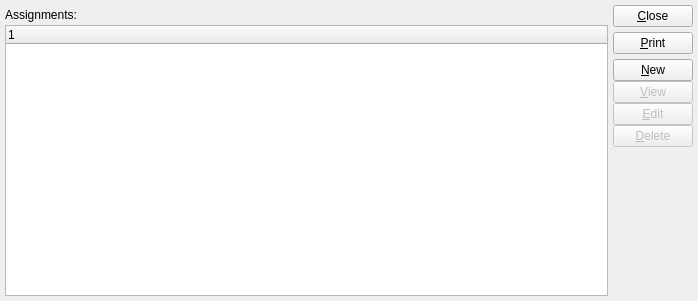
<?xml version="1.0" encoding="UTF-8"?>
<ui version="4.0">
 <comment>This file is part of the xTuple ERP: PostBooks Edition, a free and
open source Enterprise Resource Planning software suite,
Copyright (c) 1999-2018 by OpenMFG LLC, d/b/a xTuple.
It is licensed to you under the Common Public Attribution License
version 1.0, the full text of which (including xTuple-specific Exhibits)
is available at www.xtuple.com/CPAL.  By using this software, you agree
to be bound by its terms.</comment>
 <class>pricingScheduleAssignments</class>
 <widget class="QWidget" name="pricingScheduleAssignments">
  <property name="geometry">
   <rect>
    <x>0</x>
    <y>0</y>
    <width>698</width>
    <height>301</height>
   </rect>
  </property>
  <property name="windowTitle">
   <string>Pricing Schedule Assignments</string>
  </property>
  <layout class="QHBoxLayout">
   <item>
    <layout class="QVBoxLayout">
     <property name="spacing">
      <number>0</number>
     </property>
     <property name="margin">
      <number>0</number>
     </property>
     <item>
      <widget class="QLabel" name="_ipsassLit">
       <property name="sizePolicy">
        <sizepolicy hsizetype="Expanding" vsizetype="Fixed">
         <horstretch>0</horstretch>
         <verstretch>0</verstretch>
        </sizepolicy>
       </property>
       <property name="minimumSize">
        <size>
         <width>0</width>
         <height>20</height>
        </size>
       </property>
       <property name="text">
        <string>Assignments:</string>
       </property>
      </widget>
     </item>
     <item>
      <widget class="XTreeWidget" name="_ipsass">
       <property name="sizePolicy">
        <sizepolicy hsizetype="Expanding" vsizetype="Expanding">
         <horstretch>0</horstretch>
         <verstretch>0</verstretch>
        </sizepolicy>
       </property>
      </widget>
     </item>
    </layout>
   </item>
   <item>
    <layout class="QVBoxLayout">
     <property name="spacing">
      <number>5</number>
     </property>
     <property name="margin">
      <number>0</number>
     </property>
     <item>
      <widget class="QPushButton" name="_close">
       <property name="text">
        <string>&amp;Close</string>
       </property>
      </widget>
     </item>
     <item>
      <widget class="QPushButton" name="_print">
       <property name="text">
        <string>&amp;Print</string>
       </property>
      </widget>
     </item>
     <item>
      <layout class="QVBoxLayout">
       <property name="spacing">
        <number>0</number>
       </property>
       <property name="margin">
        <number>0</number>
       </property>
       <item>
        <widget class="QPushButton" name="_new">
         <property name="text">
          <string>&amp;New</string>
         </property>
        </widget>
       </item>
       <item>
        <widget class="QPushButton" name="_view">
         <property name="enabled">
          <bool>false</bool>
         </property>
         <property name="text">
          <string>&amp;View</string>
         </property>
        </widget>
       </item>
       <item>
        <widget class="QPushButton" name="_edit">
         <property name="enabled">
          <bool>false</bool>
         </property>
         <property name="text">
          <string>&amp;Edit</string>
         </property>
        </widget>
       </item>
       <item>
        <widget class="QPushButton" name="_delete">
         <property name="enabled">
          <bool>false</bool>
         </property>
         <property name="text">
          <string>&amp;Delete</string>
         </property>
        </widget>
       </item>
      </layout>
     </item>
     <item>
      <spacer name="Spacer56">
       <property name="orientation">
        <enum>Qt::Vertical</enum>
       </property>
       <property name="sizeType">
        <enum>QSizePolicy::Expanding</enum>
       </property>
       <property name="sizeHint" stdset="0">
        <size>
         <width>20</width>
         <height>20</height>
        </size>
       </property>
      </spacer>
     </item>
    </layout>
   </item>
  </layout>
 </widget>
 <layoutdefault spacing="5" margin="5"/>
 <customwidgets>
  <customwidget>
   <class>XTreeWidget</class>
   <extends>QTreeWidget</extends>
   <header>xtreewidget.h</header>
   <container>1</container>
  </customwidget>
 </customwidgets>
 <tabstops>
  <tabstop>_ipsass</tabstop>
  <tabstop>_new</tabstop>
  <tabstop>_view</tabstop>
  <tabstop>_edit</tabstop>
  <tabstop>_delete</tabstop>
  <tabstop>_print</tabstop>
  <tabstop>_close</tabstop>
 </tabstops>
 <includes>
  <include location="global">parameter.h</include>
 </includes>
 <resources/>
 <connections>
  <connection>
   <sender>_close</sender>
   <signal>clicked()</signal>
   <receiver>pricingScheduleAssignments</receiver>
   <slot>close()</slot>
   <hints>
    <hint type="sourcelabel">
     <x>20</x>
     <y>20</y>
    </hint>
    <hint type="destinationlabel">
     <x>20</x>
     <y>20</y>
    </hint>
   </hints>
  </connection>
  <connection>
   <sender>_ipsass</sender>
   <signal>valid(bool)</signal>
   <receiver>_view</receiver>
   <slot>setEnabled(bool)</slot>
   <hints>
    <hint type="sourcelabel">
     <x>20</x>
     <y>20</y>
    </hint>
    <hint type="destinationlabel">
     <x>20</x>
     <y>20</y>
    </hint>
   </hints>
  </connection>
 </connections>
</ui>
